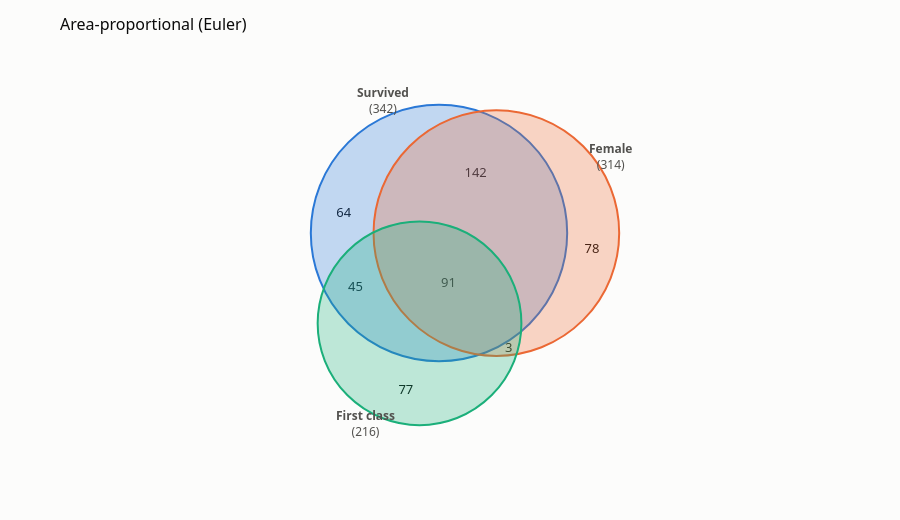

Source (notebook cell):
### Code cell
pc.euler(sets, backend='plotly', title='Area-proportional (Euler)')

### Figure 1 — Plotly figure (JSON) as saved in the notebook; plotly's stock layout.template omitted (floating-point values rounded to 4 significant figures)
{"data": [{"customdata": ["Survived only", "Female only", "Survived ∩ Female only", "First class only", "Survived ∩ First class only", "Female ∩ First class only", "Survived ∩ Female ∩ First class"], "hovertemplate": "%{customdata}: %{text}<extra></extra>", "mode": "text", "showlegend": false, "text": ["64", "78", "142", "77", "45", "3", "91"], "textfont": {"color": "#0b0b0b", "size": 13}, "type": "scatter", "x": [-8.778, 11.43, 1.957, -3.727, -7.831, 4.64, -0.2535], "y": [4.028, 1.077, 7.307, -10.4, -2.038, -6.957, -1.71]}], "layout": {"annotations": [{"font": {"color": "#52514e"}, "showarrow": false, "text": "<b>Survived</b><br>(342)", "x": -5.555, "y": 13.22}, {"font": {"color": "#52514e"}, "showarrow": false, "text": "<b>Female</b><br>(314)", "x": 12.93, "y": 8.693}, {"font": {"color": "#52514e"}, "showarrow": false, "text": "<b>First class</b><br>(216)", "x": -6.986, "y": -13.09}], "height": 520, "shapes": [{"fillcolor": "rgba(42,120,214,0.28)", "line": {"color": "#2a78d6", "width": 2}, "type": "circle", "x0": -11.46, "x1": 9.405, "y0": -7.986, "y1": 12.88}, {"fillcolor": "rgba(235,104,52,0.28)", "line": {"color": "#eb6834", "width": 2}, "type": "circle", "x0": -6.356, "x1": 13.64, "y0": -7.55, "y1": 12.44}, {"fillcolor": "rgba(27,175,122,0.28)", "line": {"color": "#1baf7a", "width": 2}, "type": "circle", "x0": -10.9, "x1": 5.679, "y0": -13.19, "y1": 3.397}], "title": {"text": "Area-proportional (Euler)"}, "xaxis": {"range": [-15.11, 17.29], "showgrid": false, "visible": false, "zeroline": false}, "yaxis": {"range": [-16.84, 16.53], "scaleanchor": "x", "scaleratio": 1, "showgrid": false, "visible": false, "zeroline": false}}}
